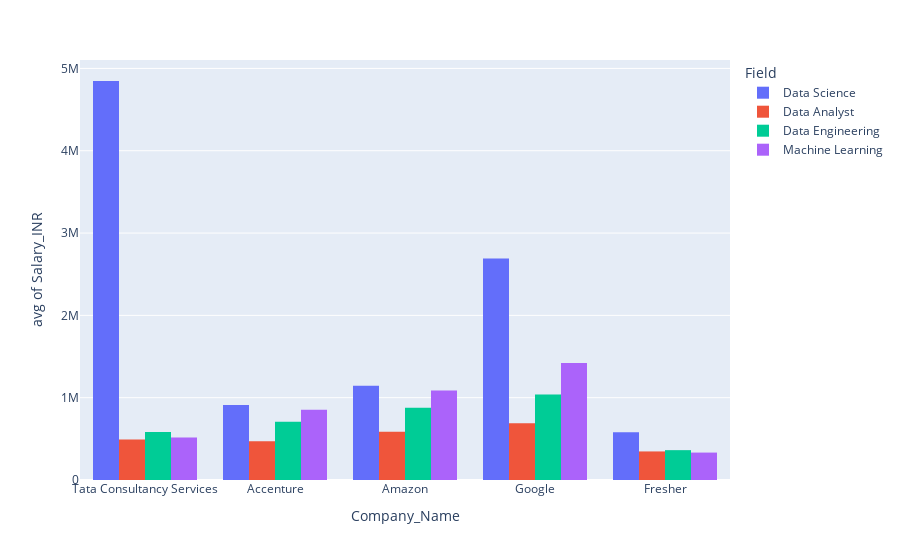

The notebook cell saved with this chart:
### Markdown cell above
The highest average salary is received by the Field " Data Engineer" in Hyderabad

### Code cell
top_5_company = list(final_dataset['Company_Name'].value_counts().head(5).index)
dataFrame = final_dataset[final_dataset['Company_Name'].isin(top_5_company)]
px.histogram(data_frame=dataFrame,x='Company_Name',y='Salary_INR',histfunc='avg',color='Field',barmode='group')

### Figure 1 — Plotly figure (JSON) as saved in the notebook; plotly's stock layout.template omitted (floating-point values rounded to 4 significant figures)
{"data": [{"alignmentgroup": "True", "bingroup": "x", "histfunc": "avg", "hovertemplate": "Field=Data Science<br>Company_Name=%{x}<br>avg of Salary_INR=%{y}<extra></extra>", "legendgroup": "Data Science", "marker": {"color": "#636efa", "pattern": {"shape": ""}}, "name": "Data Science", "offsetgroup": "Data Science", "orientation": "v", "showlegend": true, "type": "histogram", "x": ["Tata Consultancy Services", "Accenture", "Amazon", "Google", "Fresher", "Fresher", "Tata Consultancy Services", "Accenture", "Fresher", "Google", "Amazon", "Google", "Tata Consultancy Services", "Tata Consultancy Services", "Accenture", "Fresher", "Tata Consultancy Services", "Tata Consultancy Services", "Amazon", "Amazon", "Fresher", "Google", "Tata Consultancy Services", "Tata Consultancy Services", "Tata Consultancy Services", "Accenture", "Tata Consultancy Services", "Fresher", "Fresher", "Accenture", "Tata Consultancy Services", "Amazon", "Accenture", "Google", "Fresher", "Fresher", "Google", "Tata Consultancy Services", "Accenture", "Google", "Tata Consultancy Services", "Tata Consultancy Services", "Accenture", "Amazon", "Fresher", "Tata Consultancy Services", "Accenture", "Google", "Google", "Google", "Tata Consultancy Services", "Accenture", "Amazon", "Google", "Tata Consultancy Services", "Fresher", "Accenture", "Google"], "xaxis": "x", "y": [836874, 944110, 1507343, 1558095, 550980, 703427, 1427832, 715272, 600000, 5000000, 999998, 1920000, 374688, 717331, 602937, 623040, 300000, 70670000.0, 115884, 619069, 361764, 7571032, 2092324, 511613, 324089, 1076606, 672000, 1004895, 506989, 2839138, 697843, 1693961, 1104293, 1121437, 503667, 302693, 411763, 665229, 122633, 1243165, 1208801, 624717, 1196560, 2063316, 602928, 484308, 406548, 1007334, 507036, 298664, 566756, 900000, 1018095, 1355169, 224844, 604404, 101809, 10290000.0], "yaxis": "y"}, {"alignmentgroup": "True", "bingroup": "x", "histfunc": "avg", "hovertemplate": "Field=Data Analyst<br>Company_Name=%{x}<br>avg of Salary_INR=%{y}<extra></extra>", "legendgroup": "Data Analyst", "marker": {"color": "#EF553B", "pattern": {"shape": ""}}, "name": "Data Analyst", "offsetgroup": "Data Analyst", "orientation": "v", "showlegend": true, "type": "histogram", "x": ["Accenture", "Tata Consultancy Services", "Amazon", "Fresher", "Google", "Accenture", "Fresher", "Tata Consultancy Services", "Amazon", "Tata Consultancy Services", "Fresher", "Accenture", "Amazon", "Accenture", "Accenture", "Tata Consultancy Services", "Amazon", "Accenture", "Google", "Fresher", "Amazon", "Amazon", "Fresher", "Tata Consultancy Services", "Tata Consultancy Services", "Accenture", "Amazon", "Fresher", "Google", "Fresher", "Google", "Google", "Tata Consultancy Services", "Tata Consultancy Services", "Accenture", "Fresher", "Google", "Fresher", "Amazon", "Tata Consultancy Services"], "xaxis": "x", "y": [608077, 483697, 670610, 488688, 917436, 659664, 303816, 644928, 241176, 523086, 334986, 581174, 345526, 180000, 216432, 500000, 419297, 479366, 1532909, 360588, 998364, 435196, 252244, 544848, 591185, 602557, 566735, 402934, 386958, 302400, 418078, 619354, 407484, 479071, 446076, 401952, 254901, 274728, 1002198, 264888], "yaxis": "y"}, {"alignmentgroup": "True", "bingroup": "x", "histfunc": "avg", "hovertemplate": "Field=Data Engineering<br>Company_Name=%{x}<br>avg of Salary_INR=%{y}<extra></extra>", "legendgroup": "Data Engineering", "marker": {"color": "#00cc96", "pattern": {"shape": ""}}, "name": "Data Engineering", "offsetgroup": "Data Engineering", "orientation": "v", "showlegend": true, "type": "histogram", "x": ["Tata Consultancy Services", "Accenture", "Amazon", "Accenture", "Google", "Tata Consultancy Services", "Amazon", "Tata Consultancy Services", "Accenture", "Amazon", "Tata Consultancy Services", "Accenture", "Amazon", "Google", "Tata Consultancy Services", "Google", "Tata Consultancy Services", "Amazon", "Accenture", "Google", "Tata Consultancy Services", "Accenture", "Fresher", "Tata Consultancy Services", "Tata Consultancy Services", "Google"], "xaxis": "x", "y": [510646, 654767, 1430729, 604404, 1044365, 1210776, 246576, 439213, 683642, 1296048, 515944, 706283, 298416, 450000, 353144, 2239808, 649541, 1115191, 972097, 736515, 500000, 630000, 362640, 846156, 234362, 725787], "yaxis": "y"}, {"alignmentgroup": "True", "bingroup": "x", "histfunc": "avg", "hovertemplate": "Field=Machine Learning<br>Company_Name=%{x}<br>avg of Salary_INR=%{y}<extra></extra>", "legendgroup": "Machine Learning", "marker": {"color": "#ab63fa", "pattern": {"shape": ""}}, "name": "Machine Learning", "offsetgroup": "Machine Learning", "orientation": "v", "showlegend": true, "type": "histogram", "x": ["Tata Consultancy Services", "Accenture", "Amazon", "Google", "Fresher", "Accenture", "Amazon", "Fresher", "Fresher", "Tata Consultancy Services", "Accenture", "Google", "Tata Consultancy Services", "Accenture", "Amazon", "Amazon", "Fresher", "Amazon", "Amazon", "Amazon", "Amazon", "Amazon", "Amazon", "Tata Consultancy Services", "Google", "Amazon", "Amazon", "Fresher", "Tata Consultancy Services", "Accenture", "Google", "Tata Consultancy Services"], "xaxis": "x", "y": [490531, 748712, 1525549, 1244206, 363036, 407238, 1507325, 183252, 660000, 440139, 967394, 2480112, 732477, 1154890, 419297, 7102000.0, 242160, 275841, 258596, 295114, 383213, 297469, 361378, 396478, 1251537, 329439, 297324, 217056, 824909, 981414, 705133, 220740], "yaxis": "y"}], "layout": {"barmode": "group", "legend": {"title": {"text": "Field"}, "tracegroupgap": 0}, "margin": {"t": 60}, "xaxis": {"anchor": "y", "domain": [0, 1], "title": {"text": "Company_Name"}}, "yaxis": {"anchor": "x", "domain": [0, 1], "title": {"text": "avg of Salary_INR"}}}}
